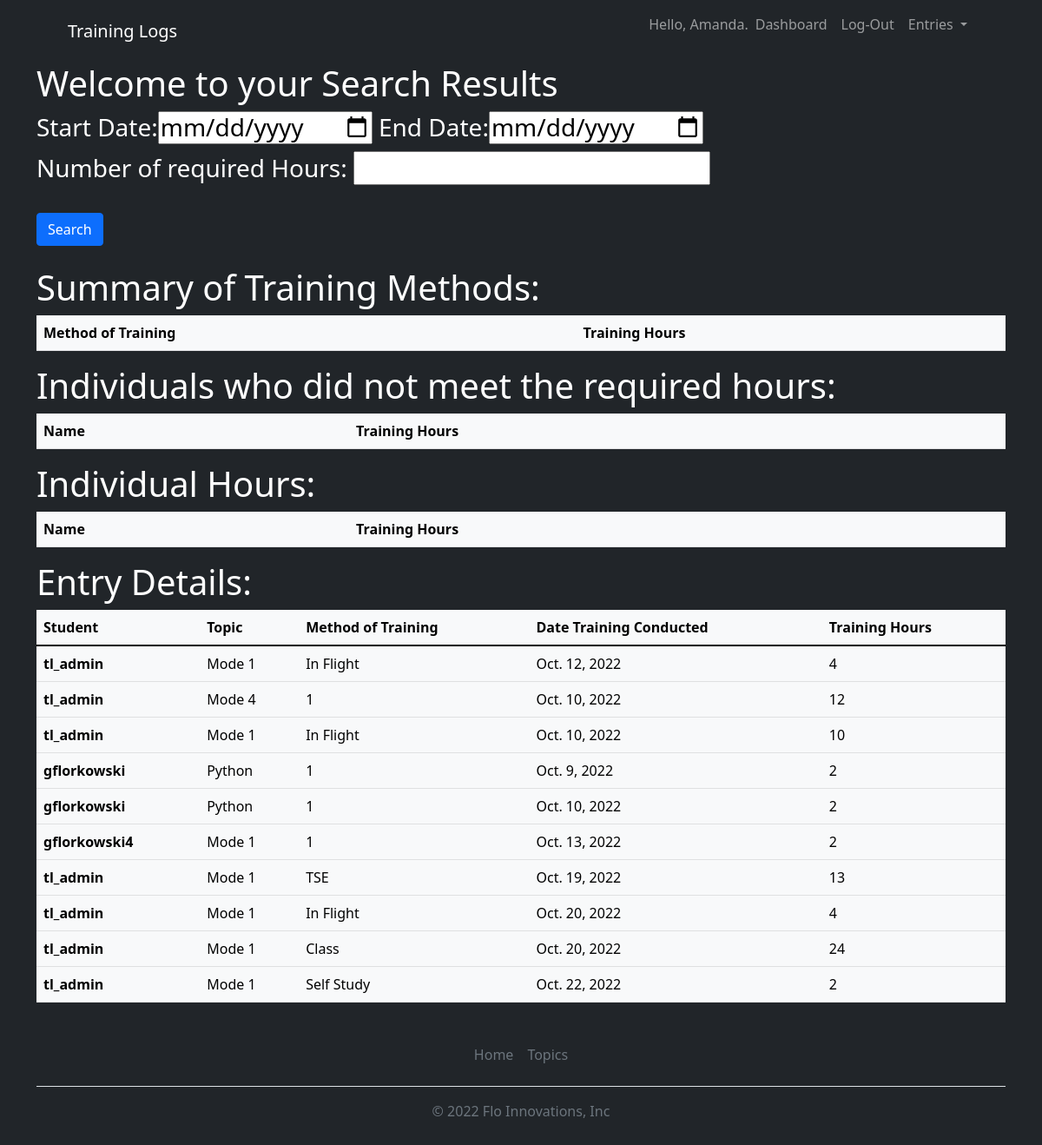
The app's page /users/search_results/ (signed in), older data.
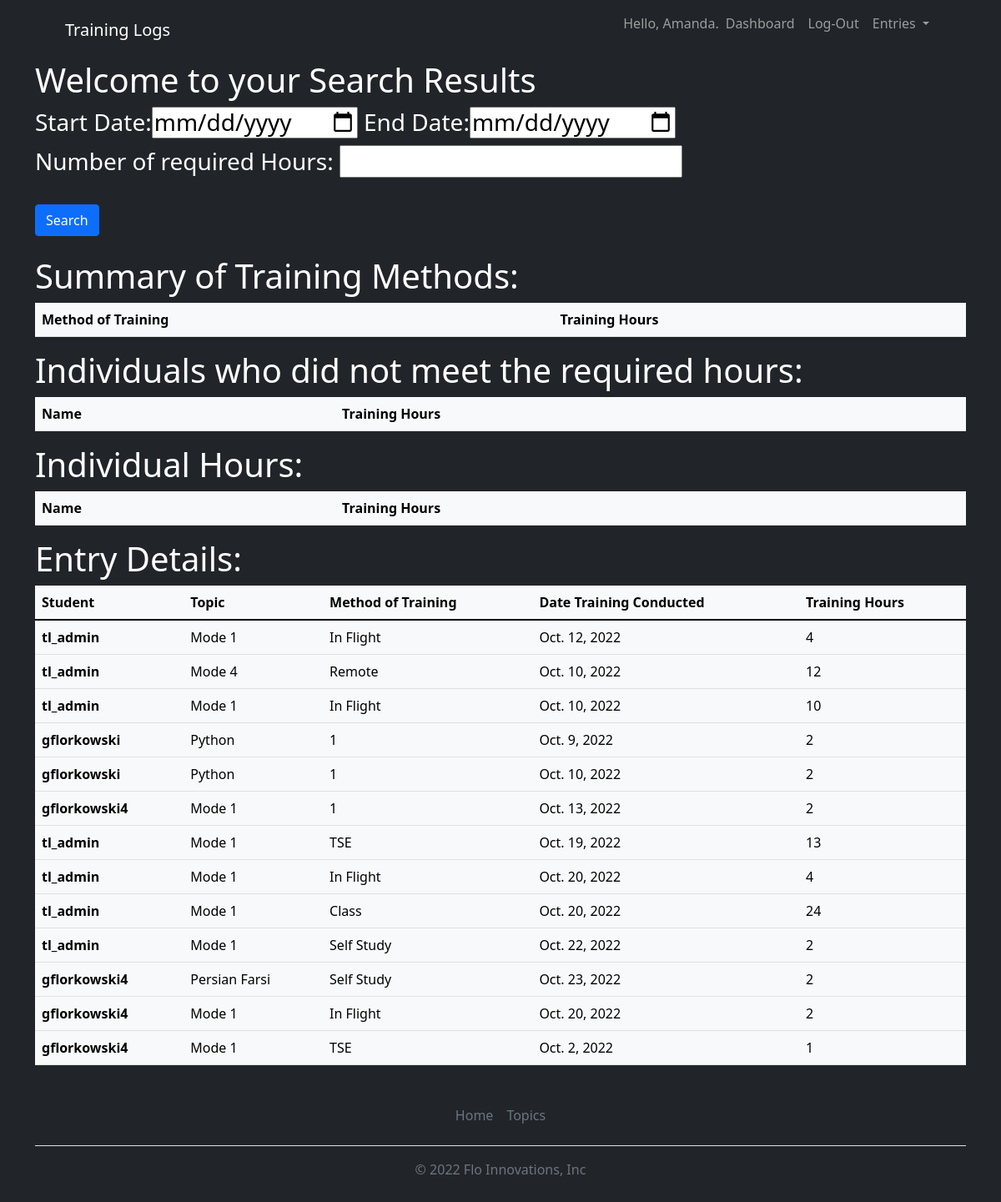
The same page, newer data.
### training_logs/models.py (models this page shows, shortened)
class Entry(models.Model):
    topic = models.ForeignKey(Topic, on_delete=models.CASCADE)
    method_of_training = models.CharField(max_length=200)
    hours = models.IntegerField()
    date_training_conducted = models.DateField()
    text = models.TextField()
    date_added = models.DateTimeField(auto_now_add=True)
    class Meta:
        verbose_name_plural = 'entries'

class Topic(models.Model):
    text = models.CharField(max_length=200)
    data_added = models.DateTimeField(auto_now_add = True)
    owner = models.ForeignKey(User, on_delete=models.CASCADE)
    def __str__(self):
        return self.text

### users/views.py (the view)
# urls.py: path('search_results/', views.search_results, name='search_results'),
@login_required
def search_results(request):
    training_method_hours = {}
    total_hours = {}
    users = User.objects.all()
    bad_users = {}
    if request.method == 'POST':
        start_date = request.POST.get('start_date')
        end_date = request.POST.get('end_date')
        req_hours = int(request.POST.get('req_hours'))
        data = Entry.objects.filter(
            date_training_conducted__range=(start_date, end_date)).order_by('-date_training_conducted')
        for method in ['TSE', 'Remote', 'Class', 'In Flight', 'Self Study']:
            method_hours = 0
            for entry in data:
                if entry.method_of_training == method:
                    method_hours += entry.hours
            training_method_hours[method] = method_hours
        for user in users:
            hours_total = 0
            for entry in data:
                if user == entry.topic.owner:
                    hours_total += entry.hours
            total_hours[user] = hours_total
        for user, hours in total_hours.items():
            if hours < req_hours:
                bad_users[user] = hours
        return render(request, 'registration/search_results.html', {'data': data,
                                                                    'training_method_hours': training_method_hours,
                                                                    'total_hours':total_hours,
                                                                    'req_hours':req_hours,
                                                                    'bad_users':bad_users})
    else:
        data = Entry.objects.all()
        return render(request, 'registration/search_results.html', {'data': data})

### users/templates/registration/search_results.html (shortened to what this page needs)
{% extends "training_logs/base.html" %}
{% block page_header %}<h1>Welcome to your Search Results</h1>
{% endblock page_header %}
{% block content %}
<form method="POST">
<h3>Start Date:<input type="date" name="start_date"/> End Date:<input type="date" name="end_date"/></h3>
<h3>Number of required Hours: <input type="number" name="req_hours"/></h3>
<input class='btn btn-primary'type="submit" value="Search"/>
</form>
<h1>Summary of Training Methods:</h1>
  <table class="table table-light table-hover">
    <thead>
      <tr>
        <th scope="col">Method of Training</th>
        <th scope="col">Training Hours</th>
      </tr>
    </thead>
  </table>
  <h1>Individuals who did not meet the required hours:</h1>
  <table class="table table-light table-hover">
    <thead>
      <tr>
        <th scope="col">Name</th>
        <th scope="col">Training Hours</th>
      </tr>
    </thead>
  </table>
  <h1>Individual Hours:</h1>
  <table class="table table-light table-hover">
    <thead>
      <tr>
        <th scope="col">Name</th>
        <th scope="col">Training Hours</th>
      </tr>
    </thead>
  </table>
<h1>Entry Details:</h1>
  <table class="table table-light table-hover">
    <thead>
      <tr>
        <th scope="col">Student</th>
        <th scope="col">Topic</th>
        <th scope="col">Method of Training</th>
        <th scope="col">Date Training Conducted</th>
        <th scope="col">Training Hours</th>
      </tr>
    </thead>
    <tbody>
    {% for entry in data %}
      <tr>
        <th scope="row">{{ entry.topic.owner}}</th>
        <td>{{ entry.topic }}</td>
        <td>{{ entry.method_of_training }}</td>
        <td>{{ entry.date_training_conducted }}</td>
        <td>{{ entry.hours }}</td>
      </tr>
      {% endfor %}
    </tbody>
  </table>
{% endblock content %}

### training_logs/templates/training_logs/base.html (shortened to what this page needs)
{% load static %}
<!DOCTYPE html>
<html lang="en">
<head>
    <link href="https://cdn.jsdelivr.net/npm/bootstrap-icons@1.5.0/font/bootstrap-icons.css" rel="stylesheet" />
    <link href="{% static 'css/styles.css' %}" rel="stylesheet" />
</head>
<body class="d-flex flex-column h-50 bg-dark text-white">
    <main class="flex-shrink-0">
        <nav class="navbar navbar-expand-lg navbar-dark bg-dark">
            <div class="container px-5">
                <a class="navbar-brand" href="{% url 'training_logs:index' %}">Training Logs</a>
                <div class="collapse navbar-collapse" id="navbarSupportedContent">
                    <ul class="navbar-nav ms-auto mb-2 mb-lg-0">
                        {% if user.is_authenticated %}
                        <li class="nav-item">
                            <p class="navbar-text">Hello, {{ user.first_name }}.</p>
                        </li>
                        <li class="nav-item">
                            <a class="nav-link" href="{% url 'users:dashboard' %}">Dashboard</a>
                        </li>
                        <li class="nav-item">
                            <a class="nav-link" href="{% url 'users:logout' %}">Log-Out</a>
                        </li>
                        <li class="nav-item dropdown">
                            <a class="nav-link dropdown-toggle" href="#" role="button" data-bs-toggle="dropdown"
                                aria-expanded="false">
                                Entries
                            </a>
                        </li>
                        {% endif %}
                    </ul>
                </div>
            </div>
        </nav>
        <body>
            <main role="main" class="container">
                {% block page_header %}{% endblock page_header %}
                <div>
                    {% block content %}
                    {% endblock content %}
                </div>
            </main>
        </body>
        <div class="container">
            <footer class="py-3 my-4">
                <ul class="nav justify-content-center border-bottom pb-3 mb-3">
                    <li class="nav-item"><a href="{% url 'training_logs:index' %}"
                            class="nav-link px-2 text-muted">Home</a></li>
                    <li class="nav-item"><a href="{% url 'training_logs:topics' %}"
                            class="nav-link px-2 text-muted">Topics</a></li>
                </ul>
                <p class="text-center text-muted">&copy; 2022 Flo Innovations, Inc</p>
            </footer>
        </div>
</html>

Row changes from the older to the newer data that the page shows:
changed Entry "Mode 4": method_of_training "1" → "Remote"
added Entry: topic.owner "gflorkowski4", topic "Persian Farsi", method_of_training "Self Study", date_training_conducted "Oct. 23, 2022", hours "2"
added Entry: topic.owner "gflorkowski4", topic "Mode 1", method_of_training "In Flight", date_training_conducted "Oct. 20, 2022", hours "2"
added Entry: topic.owner "gflorkowski4", topic "Mode 1", method_of_training "TSE", date_training_conducted "Oct. 2, 2022", hours "1"
